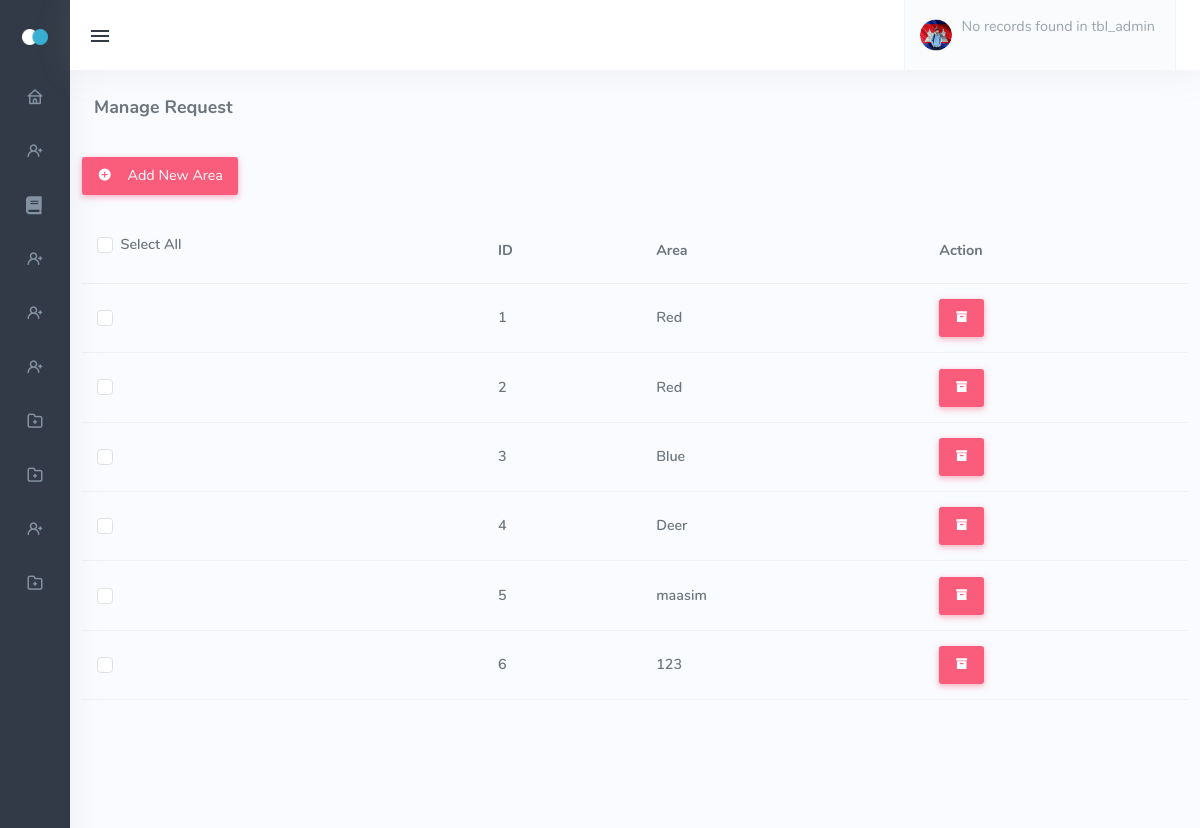
/admin_manage_area.php (signed in), run on the app's committed database.
### tables this page shows
CREATE TABLE `tbl_area` (
  `area_id` int(11) NOT NULL,
  `area` varchar(90) NOT NULL
);

### admin_manage_area.php (the view, shortened to what this page needs)
<!DOCTYPE html>
<html lang="en" class="menuitem-active"><head>
    <link href="assets/css/icons.min.css" rel="stylesheet" type="text/css">
    <link href="assets/css/app.min.css" rel="stylesheet" type="text/css" id="light-style">
    <link href="assets/css/app-dark.min.css" rel="stylesheet" type="text/css" id="dark-style" disabled="disabled">
    <link rel="stylesheet" href="https://cdnjs.cloudflare.com/ajax/libs/font-awesome/5.15.3/css/all.min.css">
    <link href="assets/css/vendor/quill.core.css" rel="stylesheet" type="text/css" />
    <link href="assets/css/vendor/quill.snow.css" rel="stylesheet" type="text/css" />
</head>
<body class="show" data-layout-config="{&quot;leftSideBarTheme&quot;:&quot;dark&quot;,&quot;layoutBoxed&quot;:false, &quot;leftSidebarCondensed&quot;:false, &quot;leftSidebarScrollable&quot;:false,&quot;darkMode&quot;:false, &quot;showRightSidebarOnStart&quot;: true}" data-leftbar-theme="dark" data-leftbar-compact-mode="condensed" style="visibility: visible;">
    <div class="wrapper">
        <div class="leftside-menu menuitem-active">
            <a href="index.html" class="logo text-center logo-light">
                <span class="logo-sm">
                    <img src="assets/images/logo_sm.png" alt="" height="16">
                </span>
            </a>
            <div class="h-100 show" id="leftside-menu-container" data-simplebar="init"><div class="simplebar-wrapper" style="margin: 0px;"><div class="simplebar-height-auto-observer-wrapper"><div class="simplebar-height-auto-observer"></div></div><div class="simplebar-mask"><div class="simplebar-offset" style="right: 0px; bottom: 0px;"><div class="simplebar-content-wrapper" style="height: 100%; overflow: hidden;"><div class="simplebar-content" style="padding: 0px;">
               <ul class="side-nav">
<li class="side-nav-item">
    <a href="admin_dashboard.php" class="side-nav-link">
        <i class="uil-home"></i>
    </a>
</li>
<li class="side-nav-item">
    <a data-bs-toggle="collapse" href="#sidebarDashboards" aria-expanded="false"
        aria-controls="sidebarDashboards" class="side-nav-link collapsed">
        <i class="uil-user-plus"></i>
    </a>
</li>
<li class="side-nav-item">
    <a href="admin_manage_lesson.php" class="side-nav-link">
        <i class="fa fa-book"></i>
    </a>
</li>
<li class="side-nav-item">
    <a data-bs-toggle="collapse" href="#sidebarDashboardsLessons"
        aria-expanded="false" aria-controls="sidebarDashboards"
        class="side-nav-link collapsed">
        <i class="uil-user-plus"></i>
    </a>
</li>
<li class="side-nav-item">
    <a data-bs-toggle="collapse" href="#sidebarquiz"
        aria-expanded="false" aria-controls="sidebarquiz"
        class="side-nav-link collapsed">
        <i class="uil-user-plus"></i>
    </a>
</li>
<li class="side-nav-item">
    <a href="admin_assign_lesson_to_teacher.php " class="side-nav-link">
        <i class="uil-user-plus"></i>
    </a>
</li>
<li class="side-nav-item">
    <a data-bs-toggle="collapse" href="#sidebarclass" aria-expanded="false"
        aria-controls="sidebarclass" class="side-nav-link">
        <i class="uil-folder-plus"></i>
    </a>
</li>
<li class="side-nav-item">
    <a data-bs-toggle="collapse" href="#sidebarArea" aria-expanded="false"
        aria-controls="sidebarArea" class="side-nav-link">
        <i class="uil-folder-plus"></i>
    </a>
</li>
<li class="side-nav-item">
    <a href="#" class="side-nav-link">
        <i class="uil-user-plus"></i>
    </a>
</li>
<li class="side-nav-item">
    <a data-bs-toggle="collapse" href="#sidebarEmail" aria-expanded="false"
        aria-controls="sidebarEmail" class="side-nav-link">
        <i class="uil-folder-plus"></i>
    </a>
</li>
</ul>
            </div></div></div></div><div class="simplebar-placeholder" style="width: 70px; height: 1150px;"></div></div></div>
        </div>
        <div class="content-page">
            <div class="content">
                   <div class="navbar-custom">
                    <ul class="list-unstyled topbar-menu float-end mb-0">
                        <li class="dropdown notification-list">
                            <a class="nav-link dropdown-toggle nav-user arrow-none me-0" data-bs-toggle="dropdown"
                                href="#" role="button" aria-haspopup="false" aria-expanded="false">
                                <span class="account-user-avatar">
                                    <img src="assets/images/users/avatar-1.jpg" alt="user-image" class="rounded-circle">
                                </span>
                                <span>
                                    <?php
                                    include 'dbcon.php';
                                    if (isset($_SESSION['user_id'])) {
                                        $user_id = $_SESSION['user_id'];
                                        $sql = "SELECT tbl_userinfo.user_id, tbl_userinfo.firstname, tbl_userinfo.middlename, tbl_userinfo.lastname, tbl_user_level.level
                                                    FROM tbl_admin
                                                    JOIN tbl_userinfo ON tbl_admin.user_id = tbl_userinfo.user_id
                                                    JOIN tbl_user_level ON tbl_admin.level_id = tbl_user_level.level_id
                                                    WHERE tbl_user_level.level = 'ADMIN' AND tbl_userinfo.user_id = '$user_id'
                                                    LIMIT 1;";
                                        $result = mysqli_query($conn, $sql);
                                        if ($result && mysqli_num_rows($result) > 0) {
                                            $row = mysqli_fetch_assoc($result);
                                            ?>
                                                                    <span class="account-user-name"><?php echo $row['firstname'] . ' ' . $row['lastname'] . ' ' . $row['lastname']; ?></span>
                                                                    <span class="account-position"><?php echo $row['level']; ?></span>
                                                                    <?php
                                        } else {
                                            echo "No records found in tbl_admin";
                                        }
                                    } else {
                                        echo "No user ID provided";
                                    }
                                    ?>
                                </span>
                            </a>
                        </li>
                    </ul>
                    <button class="button-menu-mobile open-left">
                        <i class="mdi mdi-menu"></i>
                    </button>
                </div>
                 <div class="container-fluid">
                    <div class="row">
                        <div class="col-12">
                            <div class="page-title-box">
                                <h4 class="page-title">Manage Request</h4>
                            </div>
                        </div>
                    </div>
                </div>
            </div>
            <table id="basic-datatable" class="table table-centered mb-0">
            <table id="basic-datatable" class="table table-centered mb-0">
              <div class="row mb-2">
                <div class="col-sm-4">
                    <a href="admin_add_new_area.php" class="btn btn-danger mb-2"><i class="mdi mdi-plus-circle me-2"></i> Add New Area</a>
                </div>
            </div>
            </div>
                <thead>
                    <tr>
                        <th class="">
                            <div class="form-check form-checkbox-success mb-2">
                                <input type="checkbox" class="form-check-input" id="customCheckAll">
                                <label class="form-check-label" for="customCheckAll">Select All</label>
                            </div>
                        </th>
                        <th>ID</th>
                        <th>Area</th>
                        <th>Action</th>
                    </tr>
                </thead>
                <tbody>
                <?php
                include 'dbcon.php';
                $sql = "SELECT DISTINCT area_id, area FROM tbl_area";
                $result = mysqli_query($conn, $sql);
                if ($result && mysqli_num_rows($result) > 0) {
                    while ($row = mysqli_fetch_assoc($result)) {
                        ?>
                                                <tr>
                                                    <td>
                                                        <div class="form-check">
                                                            <input type="checkbox" class="form-check-input" id="customCheck2">
                                                            <label class="form-check-label" for="customCheck2">&nbsp;</label>
                                                        </div>
                                                    </td>
                                                    <td>
                                                        <span class="fw-semibold">
                                                            <?php echo $row['area_id'] ?>
                                                        </span>
                                                    </td>
                                                    <td>
                                                        <span class="fw-semibold">
                                                            <?php echo $row['area'] ?>
                                                        </span>
                                                    </td>
                                                    <td>
                                                                <a href="admin_teacher_deactivate.php?area_id=<?php echo $row['area_id'] ?>" class="decline">
                                                                    <button type="button" class="btn btn-danger"><i class="mdi mdi-archive"></i> </button>
                                                                </a>
                                                                </td>
                                                </tr>
                                                <?php
                    }
                }
                ?>
                </tbody>
</body></html>

### data on the page
tbl_area: area_id "1", area "Red"
tbl_area: area_id "2", area "Red"
tbl_area: area_id "3", area "Blue"
tbl_area: area_id "4", area "Deer"
tbl_area: area_id "5", area "maasim"
tbl_area: area_id "6", area "123"
